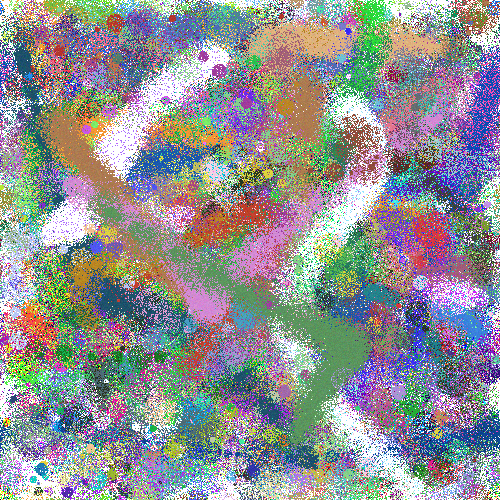
#> input picture Lab3/Solution/ImageProcessing/test.0000.png, 500 x 500 px
$ python ProcessImage.py
#> lines starting #> are read from the running program, lines starting #| are printed output that depends on the picture
#!/usr/bin/env python

import matplotlib.pyplot as plt
import numpy as np
import PIL.Image
import scipy.cluster
import sklearn.cluster


def process_image(filename):
#> called with filename = 'test.0000.png'
    image = PIL.Image.open(filename)
#> image is the input picture: PIL image 500x500 RGBA; mean R, G, B, A 135.7, 137.3, 127.1, 233.5
    data_array = np.asarray(image)
    shape = data_array.shape
#> shape = (500, 500, 4)
    data_array = data_array.reshape(np.product(shape[:2]), shape[2]).astype(float)
    kmeans = sklearn.cluster.MiniBatchKMeans(
        n_clusters=10, init="k-means++", max_iter=20, random_state=1000
    ).fit(data_array)
    codes = kmeans.cluster_centers_
#> codes = [[85.15, 72.88, 200.2, 255], [155.9, 159.9, 9.85, 0], [180.4, 76.05, 91.11, 255], [72.9, 189.3, 207.4, 255], [39.29, 78.42, 105.1, 255], [64.77, 172.3, 80.23, 255], [208.3, 167.5, 56.02, 255], [242.4, 240.5, 246.4, 255], [181.2, 205.2, 130.7, 255], [204.5, 114.5, 207.6, 255]]
    vecs, _dist = scipy.cluster.vq.vq(data_array, codes)  # assign codes
    counts, _bins = np.histogram(vecs, len(codes))  # count occurrences
#> counts = [22990, 21044, 34195, 16270, 36922, 32705, 18603, 18083, 21277, 27911]

    colours = []
    for index in np.argsort(counts)[::-1]:
        colours.append(tuple([int(code) for code in codes[index]]))
#> this loop made 10 passes
#> index on passes 1, 3, 4, 5, 6, 7, 8, 9, 10: 4, 5, 9, 0, 8, 1, 6, 7, 3
#> after the loop, colours = [(39, 78, 105, 255), (180, 76, 91, 255), (64, 172, 80, 254), (204, 114, 207, 254), (85, 72, 200, 254), (181, 205, 130, 255), (155, 159, 9, 0), (208, 167, 56, 255), (242, 240, 246, 255), (72, 189, 207, 254)]

    f, ax = plt.subplots(1, 2, figsize=(8, 8), constrained_layout=True)
    [axi.set_axis_off() for axi in ax.ravel()]
    image_from_file = plt.imread(filename)
    ax[0].imshow(image_from_file)
    ax[0].set_title(filename)
    ax[1].imshow([[(colours[0][0], colours[0][1], colours[0][2])]])
    ax[1].set_title(f"RGB({colours[0][0]} {colours[0][1]} {colours[0][2]})")
    plt.savefig(filename + ".out1.png")
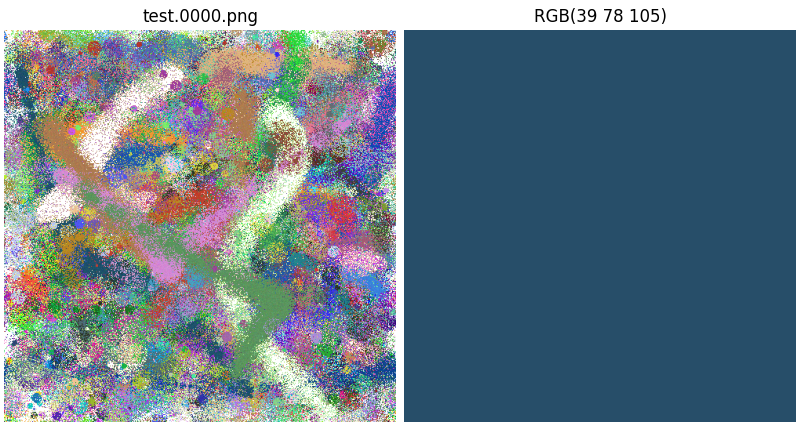
#> figure drawn by matplotlib, 2 panels

    f, ax = plt.subplots(1, len(colours), figsize=(10, 10))
    index = 0
    for c in colours:
        ax[index].set_axis_off()
        ax[index].imshow([[(c[0], c[1], c[2])]])
        index += 1
#> this loop made 10 passes
#> after the loop, index = 10

    plt.savefig(filename + ".out.png")
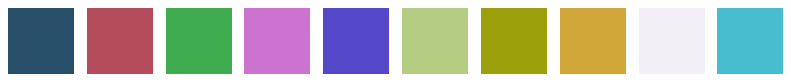
#> figure drawn by matplotlib, 10 panels


if __name__ == "__main__":
    process_image("test.0000.png")

$ run again, with Lab3/Solution/ImageProcessing/test.0001.png copied over Lab3/Solution/ImageProcessing/test.0000.png
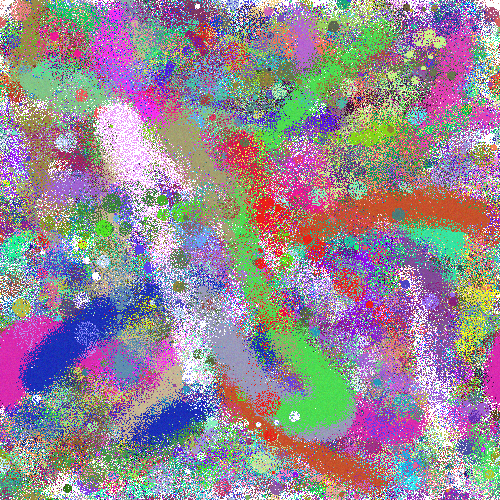
#> input picture Lab3/Solution/ImageProcessing/test.0001.png, 500 x 500 px
#> in process_image, image is the input picture: PIL image 500x500 RGBA; mean R, G, B, A 144.6, 129, 132.7, 239.1
#> codes = [[117.7, 134.9, 99.4, 255], [209.1, 198.2, 181.9, 255], [171.1, 121.5, 8.52, 0], [138.7, 82.84, 208.2, 255], [194.6, 70.02, 111.9, 255], [70.71, 205.9, 185.6, 255], [42.67, 52.76, 176.6, 255], [80.71, 212, 74.68, 255], [226.5, 51.72, 190.7, 255], [191, 73.57, 44.52, 255]]
#> counts = [35436, 36467, 15561, 28523, 19020, 22575, 22745, 28005, 21452, 20216]
#> the loop in process_image, `for index in np.argsort(counts)[::-1]:` made 10 passes
#> index on passes 2, 4, 5, 7, 8, 9, 10: 0, 7, 6, 8, 9, 4, 2
#> after the loop in process_image, `for index in np.argsort(counts)[::-1]:`: colours = [(209, 198, 181, 255), (117, 134, 99, 255), (138, 82, 208, 255), (80, 212, 74, 255), (42, 52, 176, 254), (70, 205, 185, 255), (226, 51, 190, 255), (191, 73, 44, 255), (194, 70, 111, 255), (171, 121, 8, 0)]
#> in process_image, `plt.savefig(filename + ".out1.png")`:
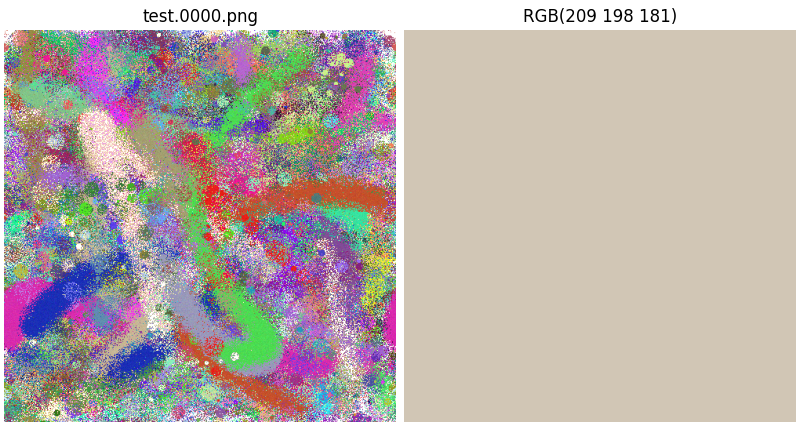
#> figure drawn by matplotlib, 2 panels
#> the loop in process_image, `for c in colours:` made 10 passes
#> after the loop in process_image, `for c in colours:`: index = 10

$ run again, with Lab3/Solution/ImageProcessing/test.0002.png copied over Lab3/Solution/ImageProcessing/test.0000.png
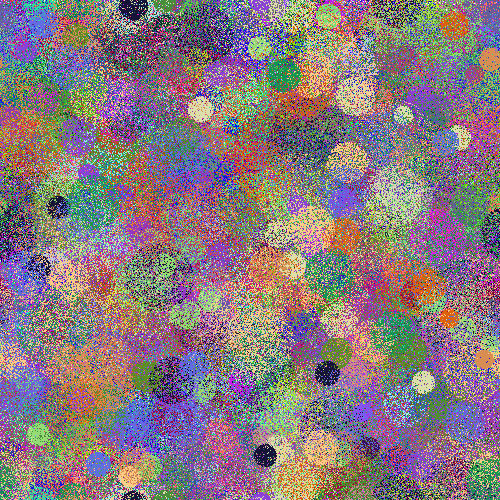
#> input picture Lab3/Solution/ImageProcessing/test.0002.png, 500 x 500 px
#> in process_image, image is the input picture: PIL image 500x500 RGBA; mean R, G, B, A 136.2, 121.3, 126.3, 255
#> codes = [[31.8, 169.9, 109.4, 255], [222.4, 126.4, 53.02, 255], [134.3, 76.2, 218.2, 255], [23.04, 26.77, 54.58, 255], [24.1, 57.93, 193.9, 255], [130.3, 215.5, 113.5, 255], [189.8, 40.8, 94.32, 255], [92.41, 144, 36.62, 255], [223.7, 199.1, 161.3, 255], [107.7, 100.4, 135.1, 255]]
#> counts = [21357, 26707, 48869, 11317, 12176, 15128, 23554, 31390, 39207, 20295]
#> the loop in process_image, `for index in np.argsort(counts)[::-1]:` made 10 passes
#> index on passes 1 to 8: 2, 8, 7, 1, 6, 0, 9, 5
#> after the loop in process_image, `for index in np.argsort(counts)[::-1]:`: colours = [(134, 76, 218, 255), (223, 199, 161, 255), (92, 143, 36, 254), (222, 126, 53, 254), (189, 40, 94, 255), (31, 169, 109, 255), (107, 100, 135, 254), (130, 215, 113, 254), (24, 57, 193, 254), (23, 26, 54, 254)]
#> in process_image, `plt.savefig(filename + ".out1.png")`:
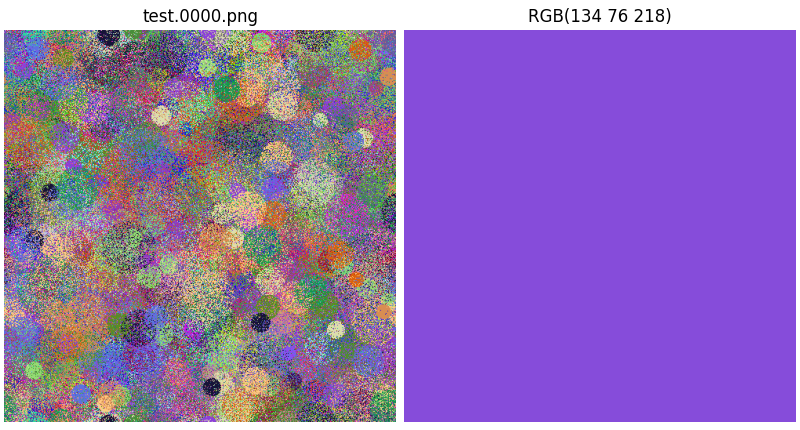
#> figure drawn by matplotlib, 2 panels
#> the loop in process_image, `for c in colours:` made 10 passes
#> after the loop in process_image, `for c in colours:`: index = 10

$ run again, with Lab3/Solution/ImageProcessing/test.0003.png copied over Lab3/Solution/ImageProcessing/test.0000.png
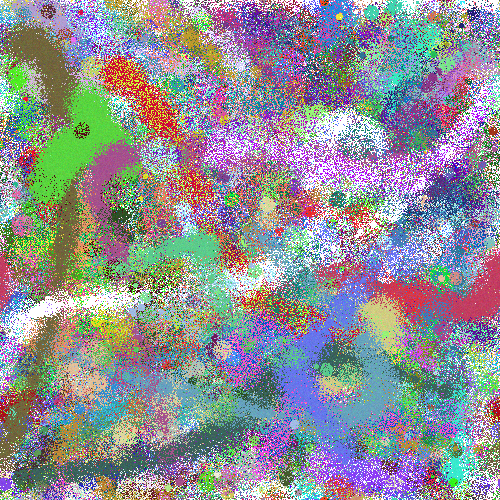
#> input picture Lab3/Solution/ImageProcessing/test.0003.png, 500 x 500 px
#> in process_image, image is the input picture: PIL image 500x500 RGBA; mean R, G, B, A 134.2, 133.1, 130.1, 235.6
#> codes = [[70.65, 90.21, 73.96, 255], [189.8, 60.29, 212.8, 255], [143.1, 109.4, 8.58, 0], [208.9, 116.6, 63.33, 255], [207.1, 216.6, 228.1, 255], [90.4, 195.3, 180.5, 255], [169.2, 50.28, 111.2, 255], [72.26, 211, 68.05, 255], [204.9, 213.9, 104.9, 255], [61.73, 112.7, 205.7, 255]]
#> counts = [36636, 21222, 19059, 18530, 25128, 30397, 31488, 20144, 18414, 28982]
#> the loop in process_image, `for index in np.argsort(counts)[::-1]:` made 10 passes
#> index on passes 2, 3, 4, 6, 8, 9, 10: 6, 5, 9, 1, 2, 3, 8
#> after the loop in process_image, `for index in np.argsort(counts)[::-1]:`: colours = [(70, 90, 73, 254), (169, 50, 111, 255), (90, 195, 180, 255), (61, 112, 205, 254), (207, 216, 228, 254), (189, 60, 212, 254), (72, 210, 68, 255), (143, 109, 8, 0), (208, 116, 63, 255), (204, 213, 104, 254)]
#> in process_image, `plt.savefig(filename + ".out1.png")`:
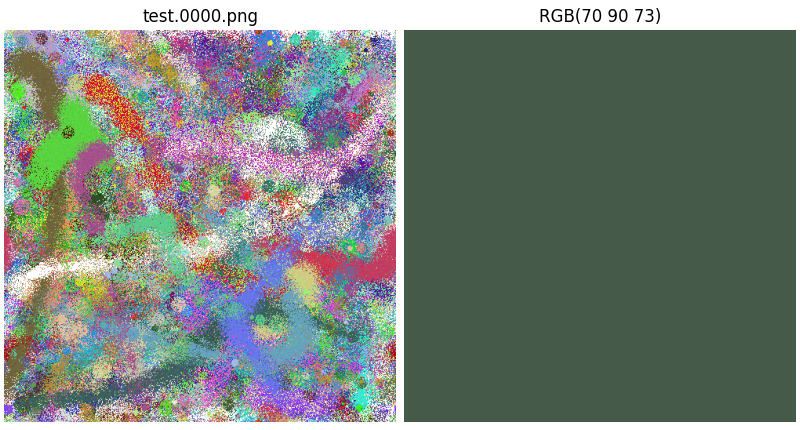
#> figure drawn by matplotlib, 2 panels
#> the loop in process_image, `for c in colours:` made 10 passes
#> after the loop in process_image, `for c in colours:`: index = 10
